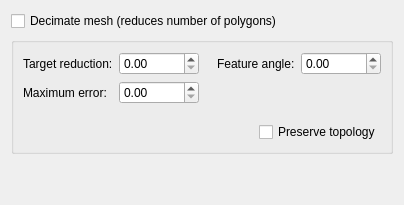
         <widget class="QWidget" name="tabRenderingDecimation">
          <attribute name="title">
           <string>Decimation</string>
          </attribute>
          <layout class="QVBoxLayout" name="verticalLayout_3">
           <item>
            <widget class="QCheckBox" name="chkDecimate">
             <property name="text">
              <string>Decimate mesh (reduces number of polygons)</string>
             </property>
            </widget>
           </item>
           <item>
            <widget class="QGroupBox" name="groupBox_13">
             <property name="title">
              <string/>
             </property>
             <layout class="QGridLayout" name="gridLayout_5">
              <property name="leftMargin">
               <number>0</number>
              </property>
              <property name="topMargin">
               <number>0</number>
              </property>
              <property name="rightMargin">
               <number>0</number>
              </property>
              <property name="bottomMargin">
               <number>0</number>
              </property>
              <property name="spacing">
               <number>0</number>
              </property>
              <item row="0" column="0">
               <widget class="QWidget" name="widget_11" native="true">
                <layout class="QFormLayout" name="formLayout_8">
                 <property name="fieldGrowthPolicy">
                  <enum>QFormLayout::FieldGrowthPolicy::FieldsStayAtSizeHint</enum>
                 </property>
                 <item row="0" column="0">
                  <widget class="QLabel" name="label_20">
                   <property name="text">
                    <string>Target reduction:</string>
                   </property>
                  </widget>
                 </item>
                 <item row="0" column="1">
                  <widget class="QDoubleSpinBox" name="inDecimateTargetReduction">
                   <property name="minimumSize">
                    <size>
                     <width>80</width>
                     <height>0</height>
                    </size>
                   </property>
                  </widget>
                 </item>
                 <item row="1" column="0">
                  <widget class="QLabel" name="label_21">
                   <property name="text">
                    <string>Maximum error:</string>
                   </property>
                  </widget>
                 </item>
                 <item row="1" column="1">
                  <widget class="QDoubleSpinBox" name="inDecimateMaxError">
                   <property name="minimumSize">
                    <size>
                     <width>80</width>
                     <height>0</height>
                    </size>
                   </property>
                  </widget>
                 </item>
                </layout>
               </widget>
              </item>
              <item row="0" column="1">
               <widget class="QWidget" name="widget_12" native="true">
                <layout class="QFormLayout" name="formLayout_9">
                 <property name="fieldGrowthPolicy">
                  <enum>QFormLayout::FieldGrowthPolicy::FieldsStayAtSizeHint</enum>
                 </property>
                 <item row="0" column="0">
                  <widget class="QLabel" name="label_25">
                   <property name="text">
                    <string>Feature angle:</string>
                   </property>
                  </widget>
                 </item>
                 <item row="0" column="1">
                  <widget class="QDoubleSpinBox" name="inDecimateFeatureAngle">
                   <property name="minimumSize">
                    <size>
                     <width>80</width>
                     <height>0</height>
                    </size>
                   </property>
                  </widget>
                 </item>
                </layout>
               </widget>
              </item>
              <item row="1" column="0" colspan="2">
               <widget class="QWidget" name="widget_13" native="true">
                <layout class="QHBoxLayout" name="horizontalLayout_9">
                 <item>
                  <spacer name="horizontalSpacer_3">
                   <property name="orientation">
                    <enum>Qt::Orientation::Horizontal</enum>
                   </property>
                   <property name="sizeHint" stdset="0">
                    <size>
                     <width>40</width>
                     <height>20</height>
                    </size>
                   </property>
                  </spacer>
                 </item>
                 <item>
                  <widget class="QCheckBox" name="chkDecimatePreserveTopology">
                   <property name="text">
                    <string>Preserve topology</string>
                   </property>
                  </widget>
                 </item>
                </layout>
               </widget>
              </item>
             </layout>
            </widget>
           </item>
           <item>
            <spacer name="verticalSpacer_14">
             <property name="orientation">
              <enum>Qt::Orientation::Vertical</enum>
             </property>
             <property name="sizeHint" stdset="0">
              <size>
               <width>20</width>
               <height>40</height>
              </size>
             </property>
            </spacer>
           </item>
          </layout>
         </widget>
